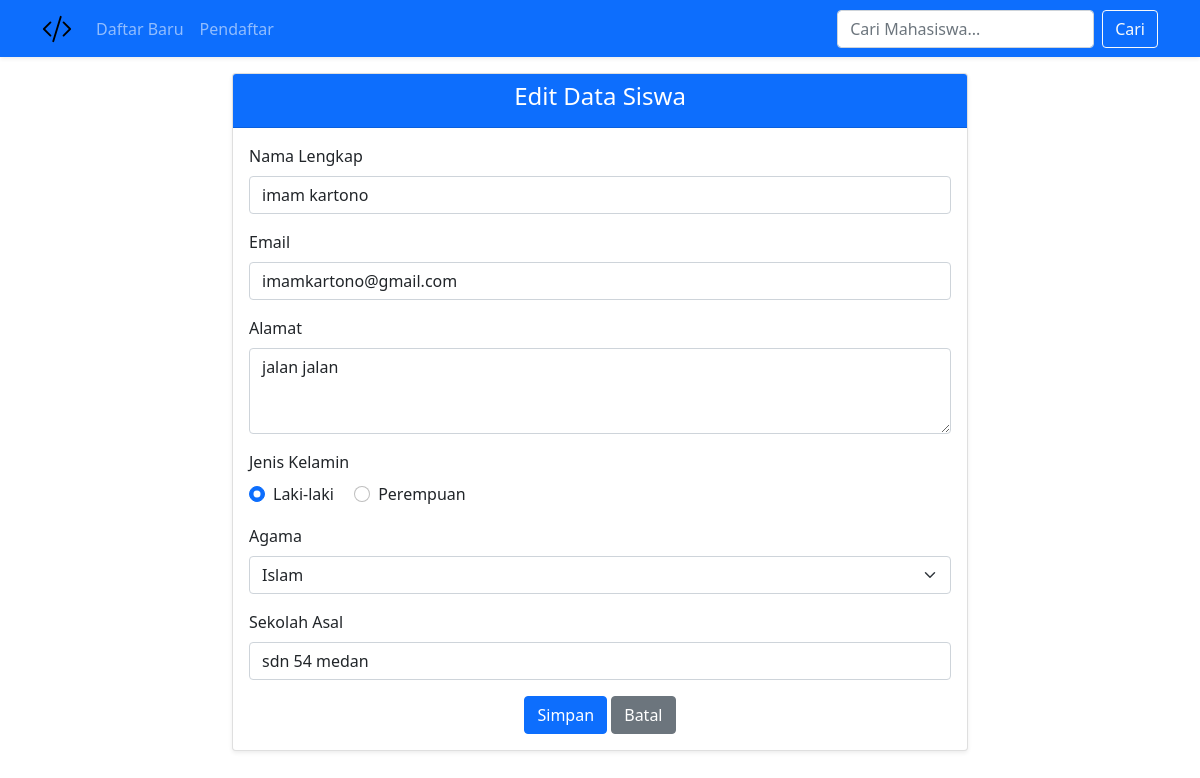
The app's page /form-edit.php?id=91 with its own data.
### tables this page shows
CREATE TABLE `calon_siswa` (
  `id` int(11) NOT NULL,
  `nama` varchar(100) NOT NULL,
  `email` varchar(200) NOT NULL,
  `alamat` varchar(255) NOT NULL,
  `jenis_kelamin` varchar(20) NOT NULL,
  `agama` varchar(50) NOT NULL,
  `sekolah_asal` varchar(100) NOT NULL
);

### form-edit.php (the view, shortened to what this page needs)
<?php
include("config.php");
$id = $_GET['id'];
$sql = "SELECT * FROM calon_siswa WHERE id=$id";
$query = mysqli_query($db, $sql);
$siswa = mysqli_fetch_assoc($query);
?>
<!DOCTYPE html>
<html lang="en">
  <head>
    <link href="bootstrap/css/bootstrap.min.css" rel="stylesheet" />
  </head>
  <body>
    <nav class="navbar navbar-expand-lg navbar-dark bg-primary shadow-sm">
      <div class="container">
        <a class="navbar-brand fw-bold" href="index.php">
          <img src="bootstrap/img/code-slash.svg" alt="Logo" width="30" height="30" class="d-inline-block align-text-top">
        </a>
        <div class="collapse navbar-collapse" id="navbarNav">
          <ul class="navbar-nav me-auto mb-2 mb-lg-0">
            <li class="nav-item">
              <a class="nav-link" aria-current="page" href="form-daftar.php">Daftar Baru</a>
            </li>
            <li class="nav-item">
              <a class="nav-link" href="list-siswa.php">Pendaftar</a>
            </li>
          </ul>
          <form class="d-flex">
            <input class="form-control me-2" type="search" placeholder="Cari Mahasiswa..." aria-label="Search">
            <button class="btn btn-outline-light" type="submit">Cari</button>
          </form>
        </div>
      </div>
    </nav>
    <div class="container mt-3">
      <div class="row justify-content-center">
        <div class="col-md-8">
          <div class="card shadow-sm">
            <div class="card-header bg-primary text-white text-center">
              <h4>Edit Data Siswa</h4>
            </div>
            <div class="card-body">
              <form action="proses-edit.php" method="POST" class="needs-validation" novalidate>
                <div class="mb-3">
                  <label for="nama" class="form-label">Nama Lengkap</label>
                  <input type="text" class="form-control" id="nama" name="nama" placeholder="Masukkan nama lengkap" value="<?php echo $siswa['nama'] ?>" required>
                </div>
                <div class="mb-3">
                  <label for="email" class="form-label">Email</label>
                  <input type="email" class="form-control" id="email" name="email" placeholder="Masukkan Email" value="<?php echo $siswa['email']?>" required>
                </div>
                <div class="mb-3">
                  <label for="alamat" class="form-label">Alamat</label>
                  <textarea class="form-control" id="alamat" name="alamat" rows="3" placeholder="Masukkan alamat lengkap" required><?php echo $siswa['alamat'] ?></textarea>
                </div>
                <div class="mb-3">
                  <label class="form-label">Jenis Kelamin</label>
                  <?php $jk = $siswa['jenis_kelamin']; ?>
                  <div>
                    <div class="form-check form-check-inline">
                      <input class="form-check-input" type="radio" id="laki-laki" name="jenis_kelamin" value="laki-laki" <?php echo ($jk == 'laki-laki') ? "checked" : "" ?> required>
                      <label class="form-check-label" for="laki-laki">Laki-laki</label>
                    </div>
                    <div class="form-check form-check-inline">
                      <input class="form-check-input" type="radio" id="perempuan" name="jenis_kelamin" value="perempuan" <?php echo ($jk == 'perempuan') ? "checked" : "" ?> required>
                      <label class="form-check-label" for="perempuan">Perempuan</label>
                    </div>
                  </div>
                </div>
                <div class="mb-3">
                  <label for="agama" class="form-label">Agama</label>
                  <?php $agama = $siswa['agama']; ?>
                  <select class="form-select" id="agama" name="agama" required>
                    <option <?php echo ($agama == 'Islam') ? "selected" : "" ?>>Islam</option>
                  </select>
                </div>
                <div class="mb-3">
                  <label for="sekolah_asal" class="form-label">Sekolah Asal</label>
                  <input type="text" class="form-control" id="sekolah_asal" name="sekolah_asal" placeholder="Masukkan nama sekolah asal" value="<?php echo $siswa['sekolah_asal'] ?>" required>
                </div>
                <div class="text-center">
                  <button type="submit" class="btn btn-primary" name="simpan">Simpan</button>
                  <a href="list-siswa.php" class="btn btn-secondary">Batal</a>
                </div>
              </form>
            </div>
          </div>
        </div>
      </div>
    </div>
  </body>
</html>

### records on screen
calon_siswa: nama "imam kartono", email "imamkartono@gmail.com", alamat "jalan jalan", jenis_kelamin "☑ Laki-laki", jenis_kelamin "☐ Perempuan", agama "Islam", sekolah_asal "sdn 54 medan"
